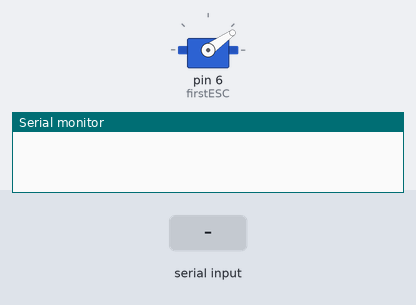
The sketch below on a simulated Arduino Uno, built with avr-gcc and run on an emulated ATmega328P. Shown: servo, the last lines printed to the serial monitor. The test bench sets the inputs (shaded band).

Above: at 4.1 s.
At 11.2 s:
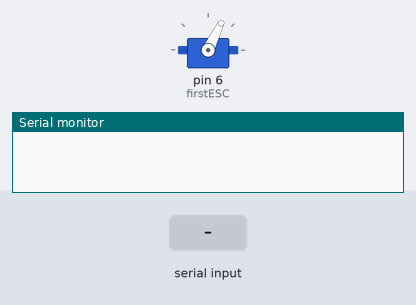
11.3 s: "90,45\n" received over Serial
At 12.1 s:
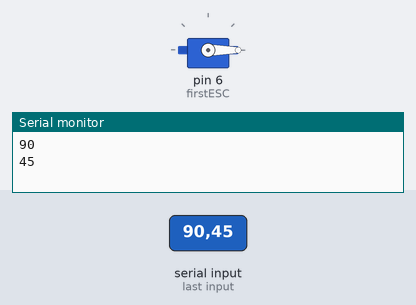
Timing chart, 0 to 14.3 s (numbered marks = the images above; inputs shaded):
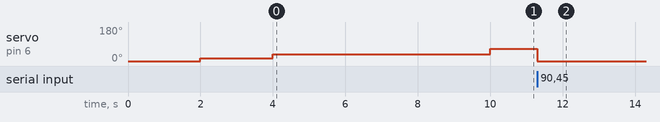

Measured:
- after the input at 11.3 s, servo on pin 6 (firstESC): 64° → 0° at once

The sketch:

motor.ino
```cpp
#include <Servo.h>

//Values:0-2000-700-900-1200
int value = 0; // set values you need to zero
int lastVal = -1;
Servo firstESC; //Create as much as Servoobject you want. You can controll 2 or more Servos at the same time

void setup() {
  Serial.begin(9600);    // start serial at 9600 baud

  firstESC.attach(6);    // attached to pin 9 I just do this with 1 Servo
  firstESC.writeMicroseconds(0);
  delay(2000);
  firstESC.writeMicroseconds(700);
  delay(2000);
  firstESC.writeMicroseconds(900);
  delay(6000);
  firstESC.writeMicroseconds(1200);
  lastVal = 1200;
  value = 1200;
}

void loop() {
  //First connect your ESC WITHOUT Arming. Then Open Serial and follo Instructions
  if (lastVal!=value){
    lastVal = value;
    firstESC.writeMicroseconds(value);
    Serial.println(value, DEC);
  }
  if(Serial.available()) {
    value = Serial.parseInt();    // Parse an Integer from Serial
  }
}
```
